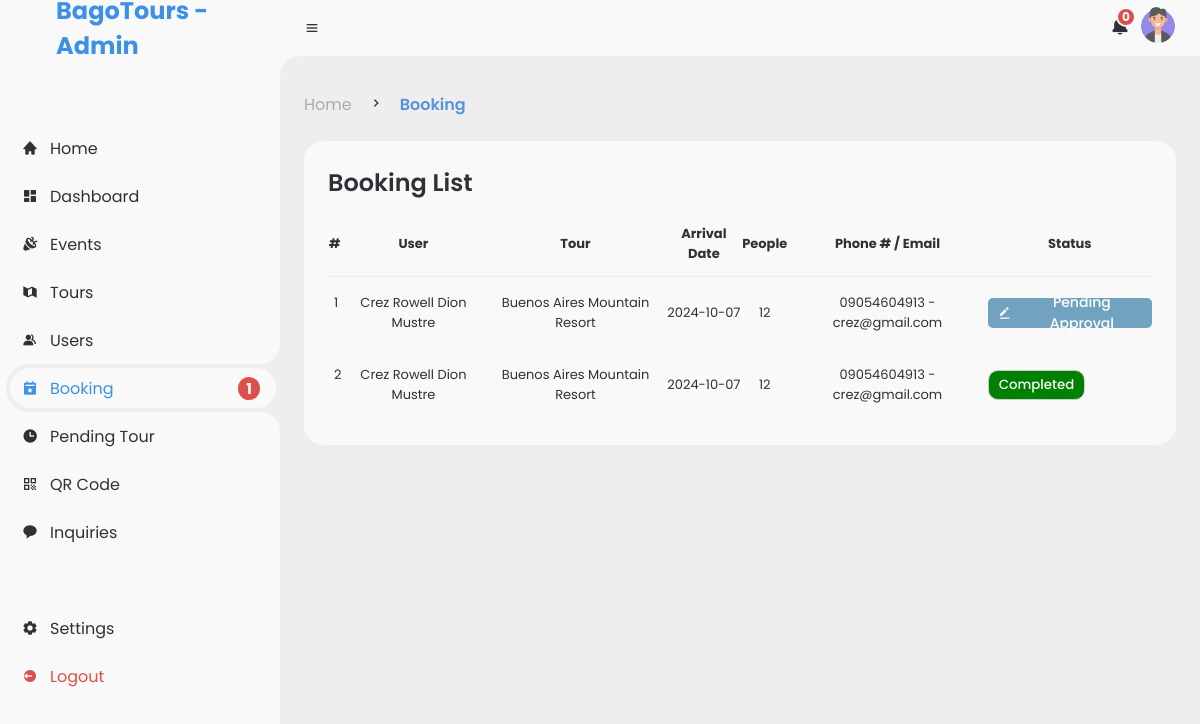
Before: /admin/booking.php (signed in) with the older database file.
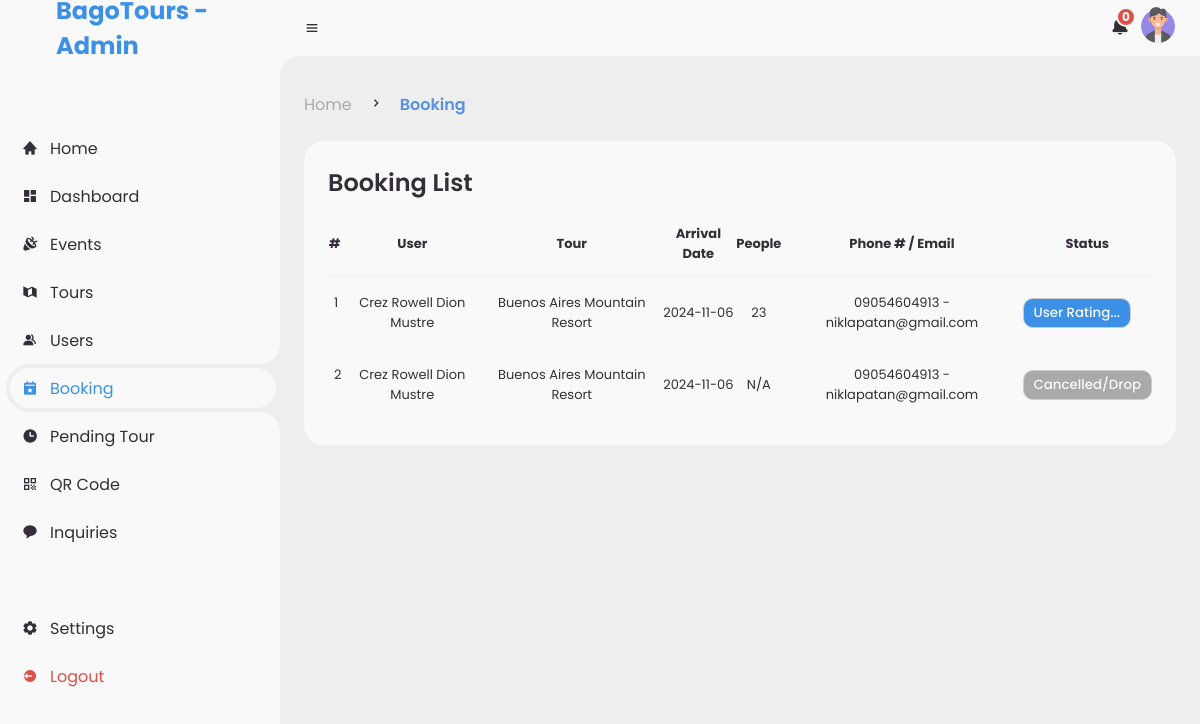
After: the same page with the newer database file.
### tables this page shows
CREATE TABLE `booking` (
  `id` int(50) NOT NULL,
  `user_id` int(50) NOT NULL,
  `tour_id` int(50) NOT NULL,
  `phone_number` varchar(150) NOT NULL,
  `people` int(50) NOT NULL,
  `date_sched` date NOT NULL,
  `date_created` timestamp NOT NULL DEFAULT current_timestamp(),
  `status` int(10) NOT NULL COMMENT '0 = Pending, 1 = Confirmed, 2 = Cancelled, 3 = Ongoing, 4 = Completed',
  `is_review` tinyint(1) NOT NULL
);

CREATE TABLE `users` (
  `id` int(50) NOT NULL,
  `profile_picture` varchar(200) DEFAULT NULL,
  `name` varchar(100) NOT NULL,
  `username` varchar(200) DEFAULT NULL,
  `password` varchar(200) DEFAULT NULL,
  `email` varchar(200) DEFAULT NULL,
  `phone_number` varchar(50) DEFAULT NULL,
  `home_address` varchar(200) NOT NULL,
  `role` varchar(200) DEFAULT NULL,
  `device_id` varchar(255) NOT NULL,
  `date_created` timestamp NOT NULL DEFAULT current_timestamp()
);

CREATE TABLE `tours` (
  `id` int(50) NOT NULL,
  `user_id` int(50) NOT NULL,
  `img` varchar(255) NOT NULL,
  `title` varchar(200) NOT NULL,
  `address` varchar(200) NOT NULL,
  `latitude` varchar(50) NOT NULL,
  `longitude` varchar(50) NOT NULL,
  `type` varchar(50) NOT NULL,
  `description` mediumtext NOT NULL,
  `price_title` varchar(255) NOT NULL,
  `price` double NOT NULL,
  `proof_title` varchar(255) NOT NULL,
  `proof_image` varchar(255) NOT NULL,
  `status` varchar(50) NOT NULL COMMENT ' 0 = Pending, 1 = Active, 2 = Cancelled, 3 = Inactive.',
  `bookable` tinyint(1) NOT NULL,
  `date_created` datetime NOT NULL DEFAULT current_timestamp(),
  `expiry` date DEFAULT NULL
);

### func/dashboardFunc.php (called while the page is built, shortened)
<?php
function totalBooking($conn, $user_id)
{
    $query = "SELECT COUNT(*) AS total_booking FROM booking b JOIN tours t ON b.tour_id = t.id JOIN users u ON t.user_id = u.id WHERE u.id = :id AND b.status != 4 AND b.status != 2 AND b.status != 3";
    $stmt = $conn->prepare($query);
    $stmt->bindParam(':id', $user_id, PDO::PARAM_INT);
    $stmt->execute();
    $totalBooking = $stmt->fetchColumn();
    return $totalBooking == 0 ? "" : $totalBooking;
}

### admin/booking.php (the view, shortened to what this page needs)
<?php
include '../include/db_conn.php';
$user_id = $_SESSION['user_id'];
$result = getBooking($conn, $user_id);
function getBooking($conn, $user_id)
{
	$stmt = $conn->prepare("SELECT b.*, t.title as tour_title, u.name, u.email, u.phone_number FROM booking b
          JOIN tours t ON b.tour_id = t.id
          JOIN users u ON b.user_id = u.id WHERE t.user_id = :user_id
          ORDER BY b.date_sched DESC");
	$stmt->bindParam(':user_id', $user_id, PDO::PARAM_INT);
	$stmt->execute();
	return $stmt->fetchAll(PDO::FETCH_ASSOC);
}
function getStatusButton($row)
{
	switch ($row['status']) {
		case "0":
			return "<button class='btn view' data-id='{$row['id']}'><i class='bx bxs-edit-alt'></i>Pending Approval</button>";
		case "2":
			return "<button class='btn-drop'>Cancelled/Drop</button>";
		case "3":
			return "<button class='btn-waiting'>User Rating...</button>";
		case "4":
			return "<button class='btn-success'>Completed</button>";
	}
}
?>
<!DOCTYPE html>
<html lang="en">
<head>
	<link rel="stylesheet" href="assets/css/admin.css">
	<link href='https://unpkg.com/boxicons@2.0.9/css/boxicons.min.css' rel='stylesheet'>
</head>
<body>
	<?php include 'includes/sidebar.php'; ?>
	<section id="content">
		<?php include 'includes/navbar.php'; ?>
		<main>
			<div class="head-title">
				<div class="left">
					<?php include 'includes/breadcrumb.php'; ?>
				</div>
			</div>
			<div class="table-data">
				<div class="order">
					<div class="head">
						<h3>Booking List</h3>
					</div>
					<div class="table-container">
						<table>
							<thead>
								<tr>
									<th>#</th>
									<th>User</th>
									<th>Tour</th>
									<th>Arrival Date</th>
									<th>People</th>
									<th>Phone # / Email</th>
									<th>Status</th>
								</tr>
							</thead>
							<tbody>
								<?php if ($result):
									$counter = 1 ?>
									<?php foreach ($result as $row): ?>
										<tr>
											<td><?php echo $counter++; ?></td>
											<td><?php echo htmlspecialchars($row['name'], ENT_QUOTES, 'UTF-8'); ?></td>
											<td><?php echo htmlspecialchars($row['tour_title'], ENT_QUOTES, 'UTF-8'); ?></td>
											<td><?php echo htmlspecialchars($row['date_sched'], ENT_QUOTES, 'UTF-8'); ?></td>
											<td><?php echo ($row['people'] == 0) ? 'N/A' : htmlspecialchars($row['people'], ENT_QUOTES, 'UTF-8'); ?>
											</td>
											<td><?php echo htmlspecialchars($row['phone_number'], ENT_QUOTES, 'UTF-8'); ?> -
												<?php echo htmlspecialchars($row['email'], ENT_QUOTES, 'UTF-8'); ?>
											</td>
											<td><?php echo getStatusButton($row); ?></td>
										</tr>
									<?php endforeach; ?>
								<?php else: ?>
									<tr>
										<td colspan="7" style="text-align: center;">No bookings found.</td>
									</tr>
								<?php endif; ?>
							</tbody>
						</table>
					</div>
				</div>
			</div>
		</main>
	</section>
</body>
</html>

### admin/includes/sidebar.php (shortened to what this page needs)
<?php
$current_page = basename($_SERVER['PHP_SELF'], '.php');
require_once __DIR__ . '/../../func/dashboardFunc.php';
$sidebarClass = isset($_SESSION['sidebar_hidden']) && $_SESSION['sidebar_hidden'] === 'hide' ? 'hide' : '';
?>
<link href='https://unpkg.com/boxicons@2.1.4/css/boxicons.min.css' rel='stylesheet'>
<section id="sidebar" class="<?php echo $sidebarClass ?>">
    <a href="home" class="brand">
        <span class="text">BagoTours - Admin</span>
    </a>
    <ul class="side-menu top">
        <li class="<?php echo $current_page == 'home' ? 'active' : ''; ?>">
            <a href="home">
                <i class='bx bxs-home'></i>
                <span class="text">Home</span>
            </a>
        </li>
        <li class="<?php echo (in_array($current_page, ['dashboard', 'visitor'])) ? 'active' : ''; ?>">
            <a href="dashboard">
                <i class='bx bxs-dashboard'></i>
                <span class="text">Dashboard</span>
            </a>
        </li>
        <li class="<?php echo (in_array($current_page, ['event', 'edit-event', 'add-event'])) ? 'active' : ''; ?>">
            <a href="event">
                <i class='bx bxs-party'></i>
                <span class="text">Events</span>
            </a>
        </li>
        <li class="<?php echo (in_array($current_page, ['tours', 'edit-tour', 'add-tour'])) ? 'active' : ''; ?>">
            <a href="tours">
                <i class='bx bxs-map-alt'></i>
                <span class="text">Tours</span>
            </a>
        </li>
        <li class="<?php echo $current_page == 'user' ? 'active' : ''; ?>">
            <a href="user">
                <i class='bx bxs-group'></i>
                <span class="text">Users</span>
            </a>
        </li>
        <li class="<?php echo $current_page == 'booking' ? 'active' : ''; ?>">
            <a href="booking">
                <i class='bx bxs-calendar-star'></i>
                <span class="text">Booking</span>
                <?php
                $bookingCount = totalBooking($conn, $user_id);
                if ($bookingCount > 0) {
                    echo "<span class='notifCount'>" . $bookingCount . "</span>";
                }
                ?>
            </a>
        </li>
        <li class="<?php echo $current_page == 'pending' ? 'active' : ''; ?>">
            <a href="pending">
                <i class='bx bxs-time'></i>
                <span class="text">Pending Tour</span>
            </a>
        </li>
        <li class="<?php echo $current_page == 'qr' ? 'active' : ''; ?>">
            <a href="qr">
                <i class='bx bx-qr'></i>
                <span class="text">QR Code</span>
            </a>
        </li>
        <li class="<?php echo $current_page == 'inq' ? 'active' : ''; ?>">
            <a href="inq">
                <i class='bx bxs-message-rounded'></i>
                <span class="text">Inquiries</span>
            </a>
        </li>
    </ul>
    <ul class="side-menu">
        <li class="<?php echo $current_page == 'setting' ? 'active' : ''; ?>">
            <a href="setting">
                <i class='bx bxs-cog'></i>
                <span class="text">Settings</span>
            </a>
        </li>
        <li>
            <a href="#" class="logout" onclick="return confirmLogout()">
                <i class='bx bxs-log-out-circle'></i>
                <span class="text">Logout</span>
            </a>
        </li>
    </ul>
</section>

### admin/includes/navbar.php (shortened to what this page needs)
<?php
$pp = $_SESSION['profile-pic'];
?>
<nav>
	<i class='bx bx-menu'></i>
	<div class="nav-right">
		<a href="#" class="notification">
			<i class='bx bxs-bell'></i>
			<span id="notification-count" class="num">0</span>
		</a>
		<a href="" class="profile">
			<img src="../upload/Profile Pictures/<?php echo htmlspecialchars($pp); ?>" alt="Profile Picture">
		</a>
	</div>
</nav>

### admin/includes/breadcrumb.php (shortened to what this page needs)
<?php
$page = basename($_SERVER['PHP_SELF'], '.php');
$currentBreadcrumbs = $breadcrumbs[$page] ?? $breadcrumbs['home'];
?>
<ul class="breadcrumb">
    <?php foreach ($currentBreadcrumbs as $key => $breadcrumb): ?>
        <li>
            <?php if ($key === array_key_last($currentBreadcrumbs)): ?>
                <span class="breadcrumb-active">
                    <?php echo $breadcrumb['title']; ?>
                </span>
            <?php else: ?>
                <a href="<?php echo $breadcrumb['url']; ?>">
                    <?php echo $breadcrumb['title']; ?>
                </a>
            <?php endif; ?>
        </li>
        <?php if ($key !== array_key_last($currentBreadcrumbs)): ?>
            <li><i class='bx bx-chevron-right'></i></li>
        <?php endif; ?>
    <?php endforeach; ?>
</ul>

### admin/booking.php (style rules this page uses)
.table-container { overflow-x: auto; }
.btn { padding: 5px 10px; border-radius: 5px; font-size: 14px; cursor: pointer; transition: background-color 0.3s ease; }
.btn.view { background-color: #71a3c1; color: white; border: none; cursor: pointer; }

### admin/includes/navbar.php (style rules this page uses)
nav { display: flex; justify-content: space-between; align-items: center; position: relative; }
.nav-right { display: flex; align-items: center; gap: 10px; }
.notification, .profile { position: relative; }
.notification .num { position: absolute; top: -5px; right: -10px; background-color: red; color: white; border-radius: 50%; padding: 2px 5px; font-size: 12px; }
.profile img { width: 40px; height: 40px; border-radius: 50%; object-fit: cover; }

### admin/includes/breadcrumb.php (style rules this page uses)
.breadcrumb a { text-decoration: none; color: #007bff; }
.breadcrumb .breadcrumb-active { color: #5891e0; font-weight: 600; cursor: default; }
.breadcrumb .breadcrumb-active::after { content: ""; }

Changed rows visible on the page:
removed booking: user.name "Crez Rowell Dion Mustre", tour.title "Buenos Aires Mountain Resort", date_sched "2024-10-07", people "12", user.phone_number "09054604913", user.email "crez@gmail.com"
removed booking: user.name "Crez Rowell Dion Mustre", tour.title "Buenos Aires Mountain Resort", date_sched "2024-10-07", people "12", user.phone_number "09054604913", user.email "crez@gmail.com", status "Completed"
added booking: user.name "Crez Rowell Dion Mustre", tour.title "Buenos Aires Mountain Resort", date_sched "2024-11-06", people "23", user.phone_number "09054604913", user.email "niklapatan@gmail.com", status "User Rating..."
added booking: user.name "Crez Rowell Dion Mustre", tour.title "Buenos Aires Mountain Resort", date_sched "2024-11-06", people "N/A", user.phone_number "09054604913", user.email "niklapatan@gmail.com", status "Cancelled/Drop"
Other visible differences:
$bookingCount: "1" → (not shown)
